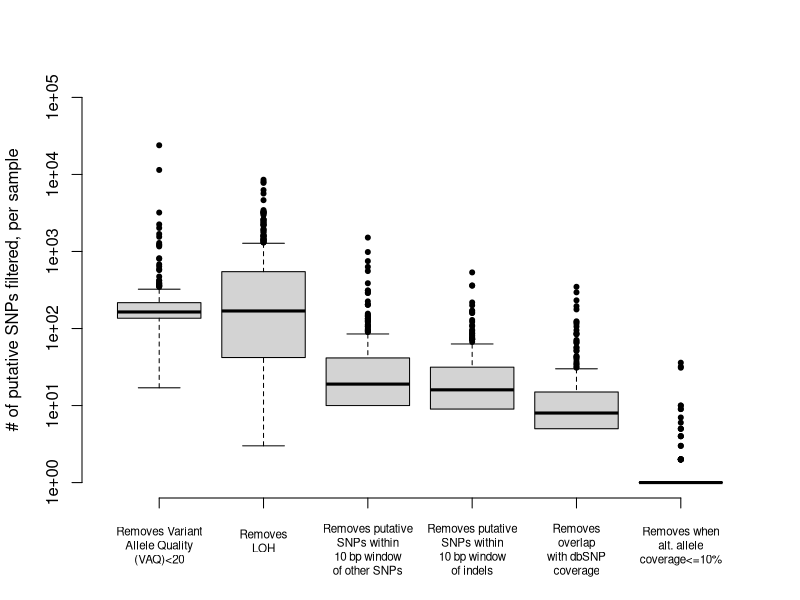
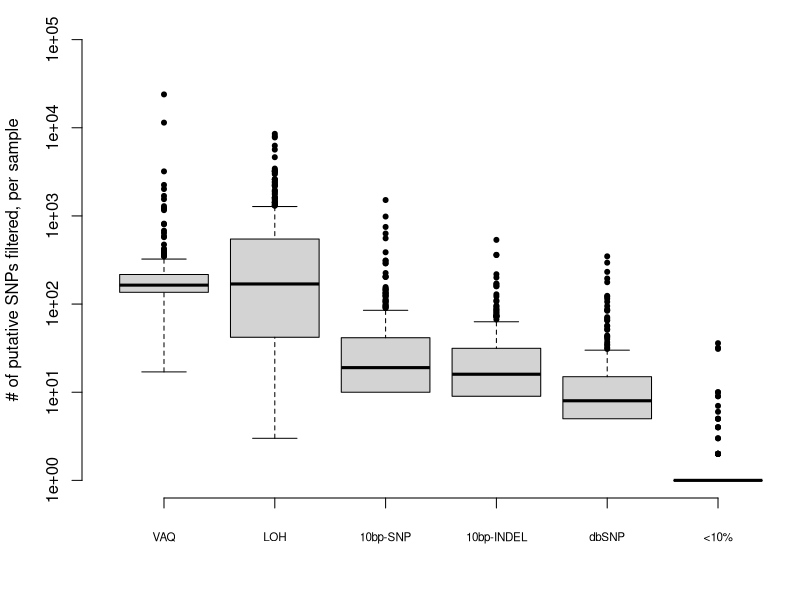
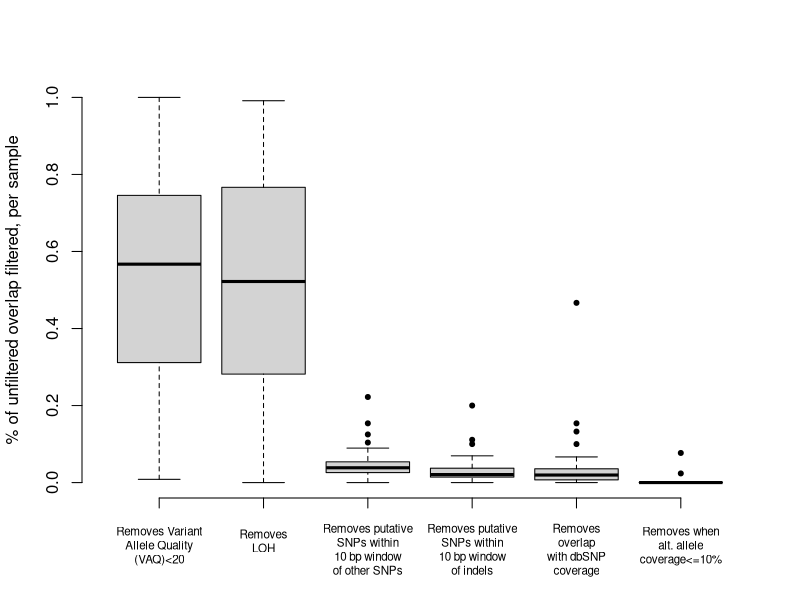
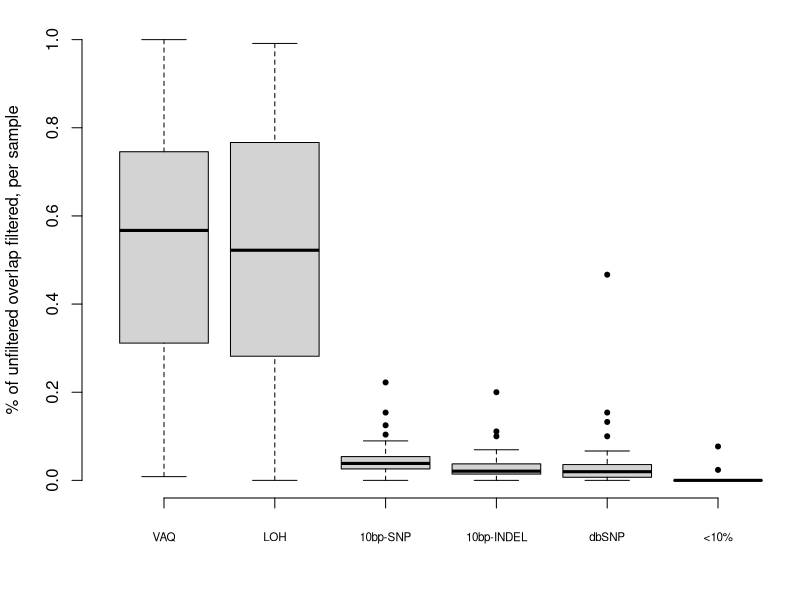

Generate these figures, in order, with R:
## FIGURES IN PAPER: 6 and 7
## it's the two box plots

# this script looks in different ways at which mutations are removed when I run the filters

# first look at the STD_40 data
# first, just everything removed, each file individually, how many by each filter 3-8
data = read.table( "../FIGURE_DATA/numbers_excluded_by_filter_MUTATION_CALLS_STD40.txt", header=T )

# make density of each filter removal
d3 = density( data$FILTER_3 )
d4 = density( data$FILTER_4 )
d5 = density( data$FILTER_5 )
d6 = density( data$FILTER_6 )
d7 = density( data$FILTER_7 )
d8 = density( data$FILTER_8 )

# make the box plot that will show everything
png( "../FIGURE_PDFS/boxplot_number_filtered.png", width = 480, height = 360, res=55 )
par(bty='n')
boxplot( data[,c(5,7,4,3,6,8)], log='y', ylim=c(1,100000), xaxt='n', pch=20, ylab="# of putative SNPs filtered, per sample" )
axis( 1, at=1:6, padj=0.8, cex.axis=0.7, labels=c( "Removes Variant\nAllele Quality\n(VAQ)<20", "Removes\nLOH", "Removes putative\nSNPs within\n10 bp window\nof other SNPs", "Removes putative\nSNPs within\n10 bp window\nof indels", "Removes\noverlap\nwith dbSNP\ncoverage", "Removes when\nalt. allele\ncoverage<=10%" ) )
dev.off()

pdf( "../FIGURE_PDFS/boxplot_number_filtered.pdf", width=6, height=5 )
par(bty='n', mar=c(5.1,4.1,1.1,0))
boxplot( data[,c(5,7,4,3,6,8)], log='y', ylim=c(1,100000), xaxt='n', pch=20, ylab="# of putative SNPs filtered, per sample" )
axis( 1, at=1:6, padj=0.8, cex.axis=0.7, labels=c( "VAQ", "LOH", "10bp-SNP", "10bp-INDEL", "dbSNP", "<10%" ) )
dev.off()

### still working on two problems:
### how to make the figure horizontally longer so that all labels fit, and 
### how to move the x-axis lables down relative to the x-axis, again so they fit


#axis( 1, at=1:6 )
#mtext( side=1, text="Variant Allele\nQuality (VAQ)\n>20", line=4, cex=-20 )
#, "Removes\nLOH", "No putative\nSNPs within\n10 bp window\nof other SNPs", "No putative\nSNPs within\n10 bp window\nof indels", "No overlap\nwith dbSNP\ncoverage", "Alternate\nallele\ncoverage\n>=10%"), line=4 )

## this second part of the script makes the same figure, but for only the putative SNPs that are in the overlaps in the unfiltered data

overlap_data = read.table( "../FIGURE_DATA/overlap_numbers_excluded_by_filter_MUTATION_CALLS_STD40.txt", header=T )

# make the same plot for the overlaps
png( "../FIGURE_PDFS/boxplot_percent_overlap_filtered.png", width = 480, height = 360, res=55 )
par( bty='n' )
boxplot( overlap_data[,c(9,13,7,5,11,15)], ylim=c(0,1), xaxt='n', ylab="% of unfiltered overlap filtered, per sample", pch=20 )
axis( 1, at=1:6, padj = 0.8, cex.axis=0.7, labels=c( "Removes Variant\nAllele Quality\n(VAQ)<20", "Removes\nLOH", "Removes putative\nSNPs within\n10 bp window\nof other SNPs", "Removes putative\nSNPs within\n10 bp window\nof indels", "Removes\noverlap\nwith dbSNP\ncoverage", "Removes when\nalt. allele\ncoverage<=10%" ) )
dev.off()

# make the same plot for the overlaps
pdf( "../FIGURE_PDFS/boxplot_percent_overlap_filtered.pdf", width=6, height=5 )
par(bty='n', mar=c(5.1,4.1,1.1,0))
boxplot( overlap_data[,c(9,13,7,5,11,15)], ylim=c(0,1), xaxt='n', ylab="% of unfiltered overlap filtered, per sample", pch=20 )
axis( 1, at=1:6, padj = 0.8, cex.axis=0.7, labels=c( "VAQ", "LOH", "10bp-SNP", "10bp-INDEL", "dbSNP", "<10%" ) )
dev.off()
